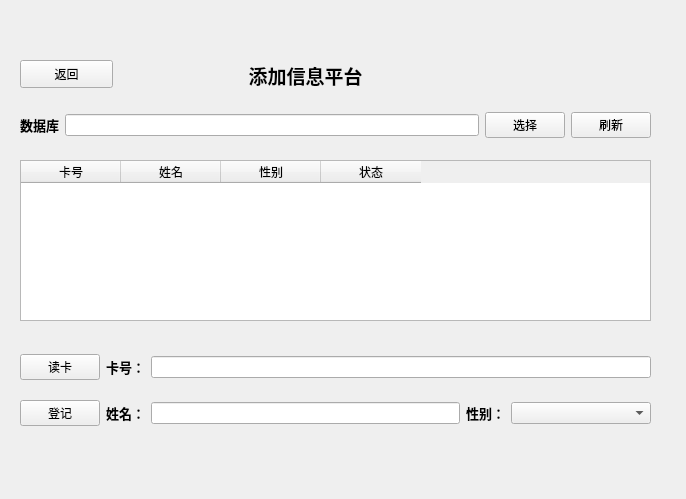
<?xml version="1.0" encoding="UTF-8"?>
<ui version="4.0">
 <class>Addpage</class>
 <widget class="QWidget" name="Addpage">
  <property name="geometry">
   <rect>
    <x>0</x>
    <y>0</y>
    <width>686</width>
    <height>499</height>
   </rect>
  </property>
  <property name="windowTitle">
   <string>Form</string>
  </property>
  <widget class="QLabel" name="lb_deletetitle">
   <property name="geometry">
    <rect>
     <x>230</x>
     <y>60</y>
     <width>151</width>
     <height>31</height>
    </rect>
   </property>
   <property name="text">
    <string>&lt;html&gt;&lt;head/&gt;&lt;body&gt;&lt;p align=&quot;center&quot;&gt;&lt;span style=&quot; font-size:14pt; font-weight:600;&quot;&gt;添加信息平台&lt;/span&gt;&lt;/p&gt;&lt;/body&gt;&lt;/html&gt;</string>
   </property>
  </widget>
  <widget class="QPushButton" name="pbn_back">
   <property name="geometry">
    <rect>
     <x>20</x>
     <y>60</y>
     <width>93</width>
     <height>28</height>
    </rect>
   </property>
   <property name="text">
    <string>返回</string>
   </property>
  </widget>
  <widget class="QWidget" name="layoutWidget_2">
   <property name="geometry">
    <rect>
     <x>20</x>
     <y>340</y>
     <width>631</width>
     <height>101</height>
    </rect>
   </property>
   <layout class="QGridLayout" name="gridLayout">
    <item row="0" column="0">
     <widget class="QPushButton" name="pbn_start">
      <property name="text">
       <string>读卡</string>
      </property>
     </widget>
    </item>
    <item row="0" column="1">
     <widget class="QLabel" name="lb_cardID">
      <property name="text">
       <string>&lt;html&gt;&lt;head/&gt;&lt;body&gt;&lt;p align=&quot;right&quot;&gt;&lt;span style=&quot; font-size:10pt; font-weight:600;&quot;&gt;  卡号：&lt;/span&gt;&lt;/p&gt;&lt;/body&gt;&lt;/html&gt;</string>
      </property>
     </widget>
    </item>
    <item row="0" column="2" colspan="3">
     <widget class="QLineEdit" name="ted_showNumber">
      <property name="enabled">
       <bool>true</bool>
      </property>
     </widget>
    </item>
    <item row="1" column="0">
     <widget class="QPushButton" name="pbn_addName">
      <property name="text">
       <string>登记</string>
      </property>
     </widget>
    </item>
    <item row="1" column="1">
     <widget class="QLabel" name="lb_cardName">
      <property name="text">
       <string>&lt;html&gt;&lt;head/&gt;&lt;body&gt;&lt;p align=&quot;right&quot;&gt;&lt;span style=&quot; font-size:10pt; font-weight:600;&quot;&gt;     姓名：&lt;/span&gt;&lt;/p&gt;&lt;/body&gt;&lt;/html&gt;</string>
      </property>
     </widget>
    </item>
    <item row="1" column="2">
     <widget class="QLineEdit" name="ted_showName"/>
    </item>
    <item row="1" column="3">
     <widget class="QLabel" name="lb_cardSex">
      <property name="text">
       <string>&lt;html&gt;&lt;head/&gt;&lt;body&gt;&lt;p align=&quot;right&quot;&gt;&lt;span style=&quot; font-size:10pt; font-weight:600;&quot;&gt;      性别：&lt;/span&gt;&lt;/p&gt;&lt;/body&gt;&lt;/html&gt;</string>
      </property>
     </widget>
    </item>
    <item row="1" column="4">
     <widget class="QComboBox" name="ted_showSex">
      <property name="minimumSize">
       <size>
        <width>140</width>
        <height>0</height>
       </size>
      </property>
      <item>
       <property name="text">
        <string/>
       </property>
      </item>
      <item>
       <property name="text">
        <string>男</string>
       </property>
      </item>
      <item>
       <property name="text">
        <string>女</string>
       </property>
      </item>
     </widget>
    </item>
   </layout>
  </widget>
  <widget class="QTableWidget" name="db_table">
   <property name="geometry">
    <rect>
     <x>20</x>
     <y>160</y>
     <width>631</width>
     <height>161</height>
    </rect>
   </property>
   <property name="editTriggers">
    <set>QAbstractItemView::NoEditTriggers</set>
   </property>
   <property name="selectionMode">
    <enum>QAbstractItemView::SingleSelection</enum>
   </property>
   <property name="selectionBehavior">
    <enum>QAbstractItemView::SelectRows</enum>
   </property>
   <column>
    <property name="text">
     <string>卡号</string>
    </property>
   </column>
   <column>
    <property name="text">
     <string>姓名</string>
    </property>
   </column>
   <column>
    <property name="text">
     <string>性别</string>
    </property>
   </column>
   <column>
    <property name="text">
     <string>状态</string>
    </property>
   </column>
  </widget>
  <widget class="QWidget" name="layoutWidget">
   <property name="geometry">
    <rect>
     <x>20</x>
     <y>110</y>
     <width>631</width>
     <height>30</height>
    </rect>
   </property>
   <layout class="QHBoxLayout" name="db_select">
    <item>
     <widget class="QLabel" name="lb_db">
      <property name="text">
       <string>&lt;html&gt;&lt;head/&gt;&lt;body&gt;&lt;p align=&quot;right&quot;&gt;&lt;span style=&quot; font-size:10pt; font-weight:600;&quot;&gt;数据库&lt;/span&gt;&lt;/p&gt;&lt;/body&gt;&lt;/html&gt;</string>
      </property>
     </widget>
    </item>
    <item>
     <widget class="QLineEdit" name="ted_dbpath">
      <property name="readOnly">
       <bool>true</bool>
      </property>
     </widget>
    </item>
    <item>
     <widget class="QPushButton" name="btn_dbselect">
      <property name="text">
       <string>选择</string>
      </property>
     </widget>
    </item>
    <item>
     <widget class="QPushButton" name="btn_dbrefresh">
      <property name="text">
       <string>刷新</string>
      </property>
     </widget>
    </item>
   </layout>
  </widget>
 </widget>
 <resources/>
 <connections/>
</ui>
